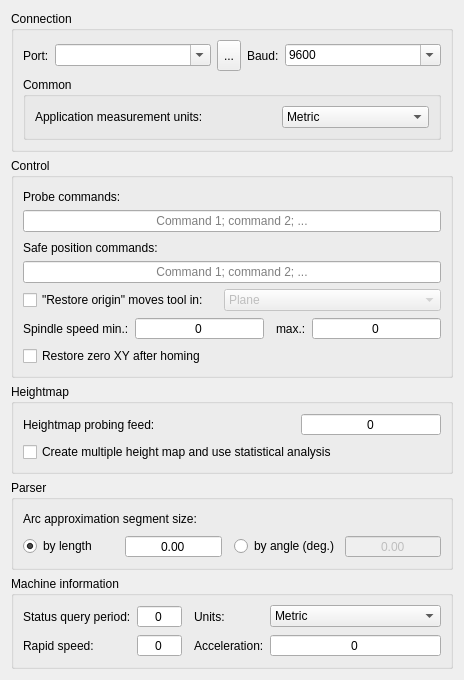
         <widget class="QWidget" name="scrollAreaWidgetContents_4">
          <property name="geometry">
           <rect>
            <x>0</x>
            <y>-244</y>
            <width>464</width>
            <height>680</height>
           </rect>
          </property>
          <layout class="QGridLayout" name="gridLayout_20">
           <item row="4" column="0">
            <widget class="GroupBox" name="grpGRBL">
             <property name="title">
              <string>Machine information</string>
             </property>
             <layout class="QVBoxLayout" name="verticalLayout_5">
              <item>
               <layout class="QGridLayout" name="gridLayout_2" columnstretch="0,0,0,0,0">
                <item row="1" column="4">
                 <widget class="QSpinBox" name="txtAcceleration">
                  <property name="font">
                   <font>
                    <pointsize>9</pointsize>
                   </font>
                  </property>
                  <property name="alignment">
                   <set>Qt::AlignCenter</set>
                  </property>
                  <property name="buttonSymbols">
                   <enum>QAbstractSpinBox::NoButtons</enum>
                  </property>
                  <property name="maximum">
                   <number>99999</number>
                  </property>
                 </widget>
                </item>
                <item row="1" column="1">
                 <widget class="QSpinBox" name="txtRapidSpeed">
                  <property name="font">
                   <font>
                    <pointsize>9</pointsize>
                   </font>
                  </property>
                  <property name="alignment">
                   <set>Qt::AlignCenter</set>
                  </property>
                  <property name="buttonSymbols">
                   <enum>QAbstractSpinBox::NoButtons</enum>
                  </property>
                  <property name="maximum">
                   <number>99999</number>
                  </property>
                 </widget>
                </item>
                <item row="0" column="4">
                 <widget class="QComboBox" name="cboUnits">
                  <property name="sizePolicy">
                   <sizepolicy hsizetype="Expanding" vsizetype="Fixed">
                    <horstretch>0</horstretch>
                    <verstretch>0</verstretch>
                   </sizepolicy>
                  </property>
                  <item>
                   <property name="text">
                    <string>Metric</string>
                   </property>
                  </item>
                  <item>
                   <property name="text">
                    <string>Imperial</string>
                   </property>
                  </item>
                 </widget>
                </item>
                <item row="1" column="0">
                 <widget class="QLabel" name="label_10">
                  <property name="text">
                   <string>Rapid speed:</string>
                  </property>
                 </widget>
                </item>
                <item row="0" column="2">
                 <spacer name="horizontalSpacer_6">
                  <property name="orientation">
                   <enum>Qt::Horizontal</enum>
                  </property>
                  <property name="sizeType">
                   <enum>QSizePolicy::Fixed</enum>
                  </property>
                  <property name="sizeHint" stdset="0">
                   <size>
                    <width>6</width>
                    <height>20</height>
                   </size>
                  </property>
                 </spacer>
                </item>
                <item row="1" column="3">
                 <widget class="QLabel" name="label_14">
                  <property name="text">
                   <string>Acceleration:</string>
                  </property>
                 </widget>
                </item>
                <item row="0" column="0">
                 <widget class="QLabel" name="label_11">
                  <property name="text">
                   <string>Status query period:</string>
                  </property>
                 </widget>
                </item>
                <item row="0" column="1">
                 <widget class="QSpinBox" name="txtQueryStateTime">
                  <property name="font">
                   <font>
                    <pointsize>9</pointsize>
                   </font>
                  </property>
                  <property name="alignment">
                   <set>Qt::AlignCenter</set>
                  </property>
                  <property name="buttonSymbols">
                   <enum>QAbstractSpinBox::NoButtons</enum>
                  </property>
                  <property name="maximum">
                   <number>9999</number>
                  </property>
                 </widget>
                </item>
                <item row="0" column="3">
                 <widget class="QLabel" name="label_15">
                  <property name="text">
                   <string>Units:</string>
                  </property>
                 </widget>
                </item>
               </layout>
              </item>
             </layout>
            </widget>
           </item>
           <item row="3" column="0">
            <widget class="GroupBox" name="grpParser">
             <property name="title">
              <string>Parser</string>
             </property>
             <layout class="QVBoxLayout" name="verticalLayout_8">
              <item>
               <layout class="QHBoxLayout" name="horizontalLayout_11">
                <item>
                 <widget class="QLabel" name="label_32">
                  <property name="text">
                   <string>Arc approximation segment size:</string>
                  </property>
                 </widget>
                </item>
                <item>
                 <spacer name="horizontalSpacer_14">
                  <property name="orientation">
                   <enum>Qt::Horizontal</enum>
                  </property>
                  <property name="sizeHint" stdset="0">
                   <size>
                    <width>0</width>
                    <height>20</height>
                   </size>
                  </property>
                 </spacer>
                </item>
               </layout>
              </item>
              <item>
               <layout class="QGridLayout" name="gridLayout_7">
                <item row="0" column="0">
                 <widget class="QRadioButton" name="radArcLengthMode">
                  <property name="text">
                   <string>by length</string>
                  </property>
                  <property name="checked">
                   <bool>true</bool>
                  </property>
                 </widget>
                </item>
                <item row="0" column="4">
                 <widget class="QDoubleSpinBox" name="txtArcDegree">
                  <property name="enabled">
                   <bool>false</bool>
                  </property>
                  <property name="alignment">
                   <set>Qt::AlignCenter</set>
                  </property>
                  <property name="buttonSymbols">
                   <enum>QAbstractSpinBox::NoButtons</enum>
                  </property>
                  <property name="decimals">
                   <number>2</number>
                  </property>
                  <property name="maximum">
                   <double>180.000000000000000</double>
                  </property>
                 </widget>
                </item>
                <item row="0" column="2">
                 <spacer name="horizontalSpacer_15">
                  <property name="orientation">
                   <enum>Qt::Horizontal</enum>
                  </property>
                  <property name="sizeType">
                   <enum>QSizePolicy::Fixed</enum>
                  </property>
                  <property name="sizeHint" stdset="0">
                   <size>
                    <width>6</width>
                    <height>20</height>
                   </size>
                  </property>
                 </spacer>
                </item>
                <item row="0" column="1">
                 <widget class="QDoubleSpinBox" name="txtArcLength">
                  <property name="enabled">
                   <bool>true</bool>
                  </property>
                  <property name="alignment">
                   <set>Qt::AlignCenter</set>
                  </property>
                  <property name="buttonSymbols">
                   <enum>QAbstractSpinBox::NoButtons</enum>
                  </property>
                  <property name="decimals">
                   <number>2</number>
                  </property>
                  <property name="maximum">
                   <double>99.000000000000000</double>
                  </property>
                 </widget>
                </item>
                <item row="0" column="3">
                 <widget class="QRadioButton" name="arcDegreeMode">
                  <property name="text">
                   <string>by angle (deg.)</string>
                  </property>
                 </widget>
                </item>
               </layout>
              </item>
             </layout>
            </widget>
           </item>
           <item row="1" column="0">
            <widget class="GroupBox" name="groupBox_2">
             <property name="title">
              <string>Control</string>
             </property>
             <layout class="QVBoxLayout" name="verticalLayout_9">
              <item>
               <widget class="QLabel" name="label_17">
                <property name="styleSheet">
                 <string notr="true">padding-top: 3;</string>
                </property>
                <property name="text">
                 <string>Probe commands:</string>
                </property>
                <property name="indent">
                 <number>0</number>
                </property>
               </widget>
              </item>
              <item>
               <widget class="QLineEdit" name="txtTouchCommand">
                <property name="alignment">
                 <set>Qt::AlignCenter</set>
                </property>
                <property name="placeholderText">
                 <string>Command 1; command 2; ...</string>
                </property>
               </widget>
              </item>
              <item>
               <widget class="QLabel" name="label_33">
                <property name="styleSheet">
                 <string notr="true">padding-top: 3;</string>
                </property>
                <property name="text">
                 <string>Safe position commands:</string>
                </property>
                <property name="indent">
                 <number>0</number>
                </property>
               </widget>
              </item>
              <item>
               <widget class="QLineEdit" name="txtSafeCommand">
                <property name="alignment">
                 <set>Qt::AlignCenter</set>
                </property>
                <property name="placeholderText">
                 <string>Command 1; command 2; ...</string>
                </property>
               </widget>
              </item>
              <item>
               <layout class="QGridLayout" name="gridLayout_4" columnstretch="0,1,2">
                <item row="3" column="0">
                 <layout class="QHBoxLayout" name="horizontalLayout_8">
                  <item>
                   <widget class="QCheckBox" name="moveOnRestore">
                    <property name="sizePolicy">
                     <sizepolicy hsizetype="Maximum" vsizetype="Fixed">
                      <horstretch>0</horstretch>
                      <verstretch>0</verstretch>
                     </sizepolicy>
                    </property>
                    <property name="text">
                     <string>&quot;Restore origin&quot; moves tool in:</string>
                    </property>
                   </widget>
                  </item>
                 </layout>
                </item>
                <item row="3" column="2">
                 <widget class="QComboBox" name="cboRestoreMode">
                  <property name="enabled">
                   <bool>false</bool>
                  </property>
                  <item>
                   <property name="text">
                    <string>Plane</string>
                   </property>
                  </item>
                  <item>
                   <property name="text">
                    <string>Space</string>
                   </property>
                  </item>
                 </widget>
                </item>
                <item row="3" column="1">
                 <spacer name="horizontalSpacer_16">
                  <property name="orientation">
                   <enum>Qt::Horizontal</enum>
                  </property>
                  <property name="sizeType">
                   <enum>QSizePolicy::Fixed</enum>
                  </property>
                  <property name="sizeHint" stdset="0">
                   <size>
                    <width>9</width>
                    <height>20</height>
                   </size>
                  </property>
                 </spacer>
                </item>
               </layout>
              </item>
              <item>
               <layout class="QGridLayout" name="gridLayout_8" columnstretch="0,1,0,0,1">
                <item row="0" column="1">
                 <widget class="QSpinBox" name="txtSpindleSpeedMin">
                  <property name="font">
                   <font>
                    <pointsize>9</pointsize>
                   </font>
                  </property>
                  <property name="alignment">
                   <set>Qt::AlignCenter</set>
                  </property>
                  <property name="buttonSymbols">
                   <enum>QAbstractSpinBox::NoButtons</enum>
                  </property>
                  <property name="maximum">
                   <number>99999</number>
                  </property>
                 </widget>
                </item>
                <item row="0" column="3">
                 <widget class="QLabel" name="label_13">
                  <property name="text">
                   <string>max.:</string>
                  </property>
                 </widget>
                </item>
                <item row="0" column="0">
                 <widget class="QLabel" name="label_12">
                  <property name="text">
                   <string>Spindle speed min.:</string>
                  </property>
                 </widget>
                </item>
                <item row="0" column="4">
                 <widget class="QSpinBox" name="txtSpindleSpeedMax">
                  <property name="font">
                   <font>
                    <pointsize>9</pointsize>
                   </font>
                  </property>
                  <property name="alignment">
                   <set>Qt::AlignCenter</set>
                  </property>
                  <property name="buttonSymbols">
                   <enum>QAbstractSpinBox::NoButtons</enum>
                  </property>
                  <property name="maximum">
                   <number>99999</number>
                  </property>
                 </widget>
                </item>
                <item row="0" column="2">
                 <spacer name="horizontalSpacer_9">
                  <property name="orientation">
                   <enum>Qt::Horizontal</enum>
                  </property>
                  <property name="sizeType">
                   <enum>QSizePolicy::Fixed</enum>
                  </property>
                  <property name="sizeHint" stdset="0">
                   <size>
                    <width>6</width>
                    <height>20</height>
                   </size>
                  </property>
                 </spacer>
                </item>
               </layout>
              </item>
              <item>
               <widget class="QCheckBox" name="restoreZeroAfterHoming">
                <property name="text">
                 <string>Restore zero XY after homing</string>
                </property>
               </widget>
              </item>
             </layout>
            </widget>
           </item>
           <item row="2" column="0">
            <widget class="GroupBox" name="groupBox_4">
             <property name="title">
              <string>Heightmap</string>
             </property>
             <layout class="QVBoxLayout" name="verticalLayout_11">
              <item>
               <layout class="QGridLayout" name="gridLayout_9" columnstretch="0,1,1">
                <item row="3" column="0">
                 <widget class="QLabel" name="label_38">
                  <property name="text">
                   <string>Heightmap probing feed:</string>
                  </property>
                 </widget>
                </item>
                <item row="3" column="1">
                 <spacer name="horizontalSpacer_8">
                  <property name="orientation">
                   <enum>Qt::Horizontal</enum>
                  </property>
                  <property name="sizeHint" stdset="0">
                   <size>
                    <width>40</width>
                    <height>20</height>
                   </size>
                  </property>
                 </spacer>
                </item>
                <item row="3" column="2">
                 <widget class="QSpinBox" name="txtHeightMapProbingFeed">
                  <property name="font">
                   <font>
                    <pointsize>9</pointsize>
                   </font>
                  </property>
                  <property name="alignment">
                   <set>Qt::AlignCenter</set>
                  </property>
                  <property name="buttonSymbols">
                   <enum>QAbstractSpinBox::NoButtons</enum>
                  </property>
                  <property name="maximum">
                   <number>99999</number>
                  </property>
                 </widget>
                </item>
               </layout>
              </item>
              <item>
               <widget class="QCheckBox" name="checkedHeightMap">
                <property name="text">
                 <string>Create multiple height map and use statistical analysis</string>
                </property>
               </widget>
              </item>
             </layout>
            </widget>
           </item>
           <item row="0" column="0">
            <widget class="GroupBox" name="grpConnection">
             <property name="sizePolicy">
              <sizepolicy hsizetype="Minimum" vsizetype="Preferred">
               <horstretch>1</horstretch>
               <verstretch>1</verstretch>
              </sizepolicy>
             </property>
             <property name="title">
              <string>Connection</string>
             </property>
             <layout class="QVBoxLayout" name="verticalLayout">
              <item>
               <layout class="QHBoxLayout" name="horizontalLayout_3" stretch="0,1,0,0,1">
                <item>
                 <widget class="QLabel" name="label">
                  <property name="text">
                   <string>Port:</string>
                  </property>
                 </widget>
                </item>
                <item>
                 <widget class="QComboBox" name="cboPort">
                  <property name="editable">
                   <bool>true</bool>
                  </property>
                 </widget>
                </item>
                <item>
                 <widget class="QToolButton" name="cmdRefresh">
                  <property name="sizePolicy">
                   <sizepolicy hsizetype="Fixed" vsizetype="Expanding">
                    <horstretch>0</horstretch>
                    <verstretch>0</verstretch>
                   </sizepolicy>
                  </property>
                  <property name="styleSheet">
                   <string notr="true">padding: 0 1 0 2;</string>
                  </property>
                  <property name="text">
                   <string>...</string>
                  </property>
                  <property name="icon">
                   <iconset resource="images.qrc">
                    <normaloff>:/images/restart.png</normaloff>:/images/restart.png</iconset>
                  </property>
                 </widget>
                </item>
                <item>
                 <widget class="QLabel" name="label_2">
                  <property name="text">
                   <string>Baud:</string>
                  </property>
                 </widget>
                </item>
                <item>
                 <widget class="QComboBox" name="cboBaud">
                  <property name="editable">
                   <bool>true</bool>
                  </property>
                  <property name="currentText">
                   <string>9600</string>
                  </property>
                  <item>
                   <property name="text">
                    <string>9600</string>
                   </property>
                  </item>
                  <item>
                   <property name="text">
                    <string>14400</string>
                   </property>
                  </item>
                  <item>
                   <property name="text">
                    <string>19200</string>
                   </property>
                  </item>
                  <item>
                   <property name="text">
                    <string>38400</string>
                   </property>
                  </item>
                  <item>
                   <property name="text">
                    <string>57600</string>
                   </property>
                  </item>
                  <item>
                   <property name="text">
                    <string>115200</string>
                   </property>
                  </item>
                 </widget>
                </item>
               </layout>
              </item>
              <item>
               <widget class="QGroupBox" name="groupBox_3">
                <property name="enabled">
                 <bool>true</bool>
                </property>
                <property name="title">
                 <string>Common</string>
                </property>
                <layout class="QVBoxLayout" name="verticalLayout_10">
                 <item>
                  <layout class="QHBoxLayout" name="horizontalLayout_6" stretch="0,1,2">
                   <item>
                    <widget class="QLabel" name="label_34">
                     <property name="text">
                      <string>Application measurement units:</string>
                     </property>
                    </widget>
                   </item>
                   <item>
                    <spacer name="horizontalSpacer_7">
                     <property name="orientation">
                      <enum>Qt::Horizontal</enum>
                     </property>
                     <property name="sizeHint" stdset="0">
                      <size>
                       <width>6</width>
                       <height>20</height>
                      </size>
                     </property>
                    </spacer>
                   </item>
                   <item>
                    <widget class="QComboBox" name="cboUnitsCommon">
                     <property name="sizePolicy">
                      <sizepolicy hsizetype="Expanding" vsizetype="Fixed">
                       <horstretch>0</horstretch>
                       <verstretch>0</verstretch>
                      </sizepolicy>
                     </property>
                     <item>
                      <property name="text">
                       <string>Metric</string>
                      </property>
                     </item>
                     <item>
                      <property name="text">
                       <string>Imperial</string>
                      </property>
                     </item>
                    </widget>
                   </item>
                  </layout>
                 </item>
                </layout>
               </widget>
              </item>
             </layout>
            </widget>
           </item>
          </layout>
         </widget>
